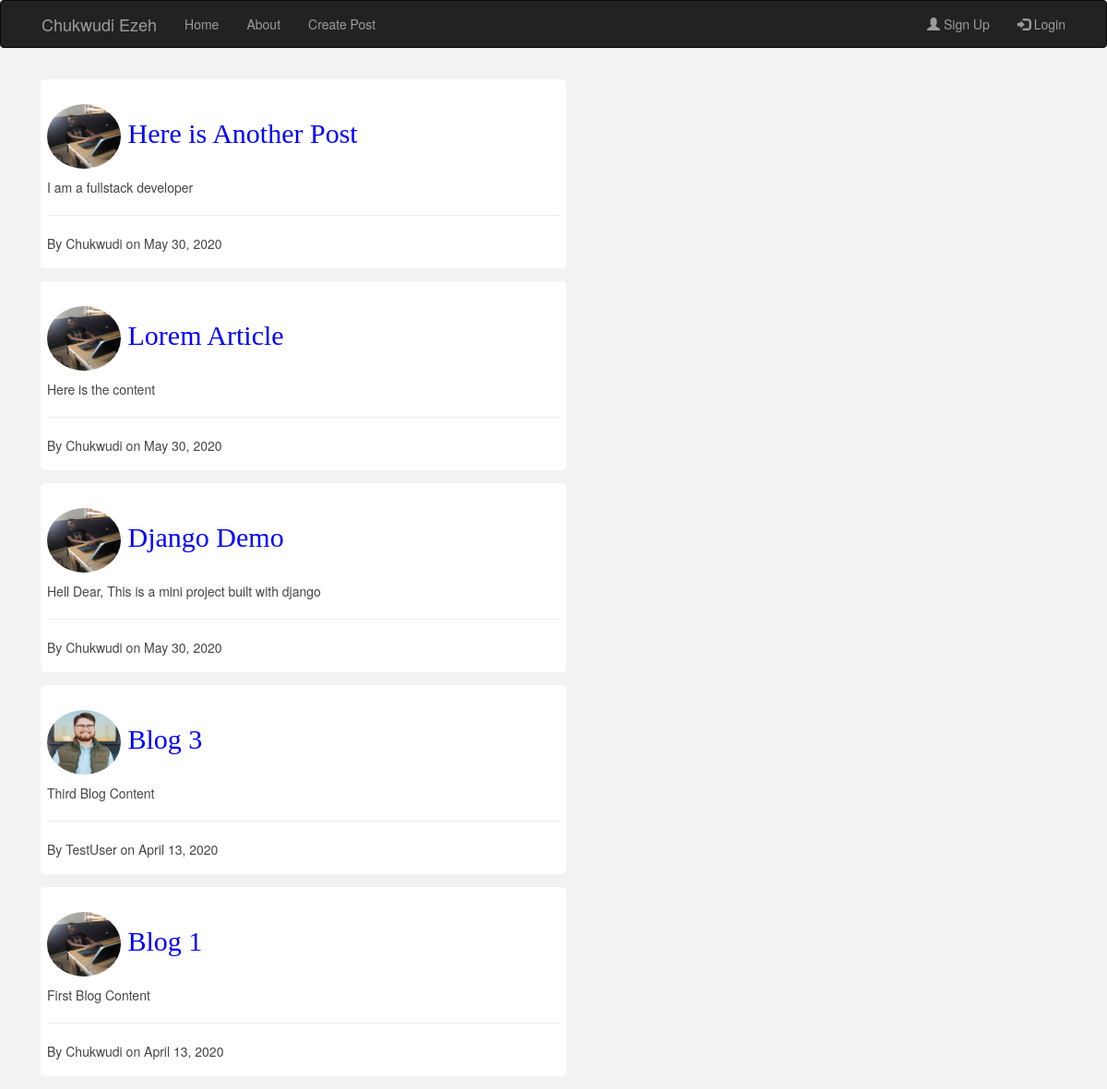
Screenshot of /blog/ with the database file from the repository.
### blog/models.py (models this page shows, shortened)
class Post(models.Model):
    title = models.CharField(max_length=100)
    content = models.TextField()
    date_posted = models.DateTimeField(default=timezone.now)
    author = models.ForeignKey(User, on_delete=models.CASCADE)

### users/models.py (models this page shows, shortened)
class Profile(models.Model):
    user = models.OneToOneField(User, on_delete=models.CASCADE)
    image = models.ImageField(default='default.jpg', upload_to='profile_pics')

### blog/views.py (the view)
# urls.py: path('', PostListView.as_view(), name='blog-home'),
class PostListView (ListView):
    model = Post
    template_name = 'blog/home.html'
    context_object_name = 'posts'
    ordering = ['-date_posted']

### blog/templates/blog/home.html
{% extends 'blog/base.html' %}
{% block content %}
    {% for post in posts %}
        <div class="post-container">
            <h2 class="post-title">
                <img src="{{ post.author.profile.image.url }}" class="img-circle" alt="{{ post.author }}'s profile image" width="80" height="70" title="{{ post.author }}">
                <a href="{% url 'post-detail' post.id %}">{{ post.title }}</a>
            </h2>
            <p class="post-content">{{ post.content }}</p>
            <hr>
            <p class="post-details">By {{post.author}} on {{ post.date_posted|date:"F d, Y" }}</p>
        </div>
    {% endfor %}
{% endblock %}

### blog/templates/blog/base.html (shortened to what this page needs)
{% load static %}
<!DOCTYPE html>
<html lang="en">
<head>
    <link rel="stylesheet" href="{% static '/blog/css/bootstrap.min.css' %}">
    <link rel="stylesheet" href="{% static '/blog/css/main.css' %}">
</head>
<body>
    <nav class="navbar navbar-inverse">
        <div class="container">
          <div class="container-fluid">
            <div class="navbar-header">
              <a class="navbar-brand" href="#">Chukwudi Ezeh</a>
            </div>
            <ul class="nav navbar-nav">
                <li><a href="{% url 'blog-home' %}">Home</a></li>
                <li><a href="{% url 'blog-about' %}">About</a></li>
                <li><a href="{% url 'post-create' %}">Create Post</a></li>
            </ul>
            <ul class="nav navbar-nav navbar-right">
                {% if user.is_authenticated %}
                    <li><a href="{% url 'profile' %}"><span class="glyphicon glyphicon-log-in"></span> Profile</a></li>
                    <li><a href="{% url 'logout' %}"><span class="glyphicon glyphicon-log-in"></span> Logout</a></li>
                {% else %}
                    <li><a href="{% url 'register' %}"><span class="glyphicon glyphicon-user"></span> Sign Up</a></li>
                    <li><a href="{% url 'login' %}"><span class="glyphicon glyphicon-log-in"></span> Login</a></li>
                {% endif %}
            </ul>
          </div>
        </div>
    </nav>
    <div class="container">
        {% block content %} {% endblock %}
    </div>
</body>
</html>

### blog/static/blog/css/main.css (style rules this page uses)
body { background: #f2f2f2; color: #3333; }
h1, h2, h3, h4, h5, h6, p { color: #444; }
ul { margin: 0; }
.container .post-container .post-title, .post-title a { text-decoration: none; font-family: georgia; color: blue; }
.post-container, .content-section { width: 50%; padding: 0.5em; margin: 1em; background: #fff; border-radius: 5px; }

### rows the page displays
Post: author.profile.image (picture), title "Here is Another Post", content "I am a fullstack developer", author "Chukwudi", date_posted "May 30, 2020"
Post: author.profile.image (picture), title "Lorem Article", content "Here is the content", author "Chukwudi", date_posted "May 30, 2020"
Post: author.profile.image (picture), title "Django Demo", content "Hell Dear, This is a mini project built with django", author "Chukwudi", date_posted "May 30, 2020"
Post: author.profile.image (placeholder picture), title "Blog 3", content "Third Blog Content", author "TestUser", date_posted "April 13, 2020"
Post: author.profile.image (picture), title "Blog 1", content "First Blog Content", author "Chukwudi", date_posted "April 13, 2020"
